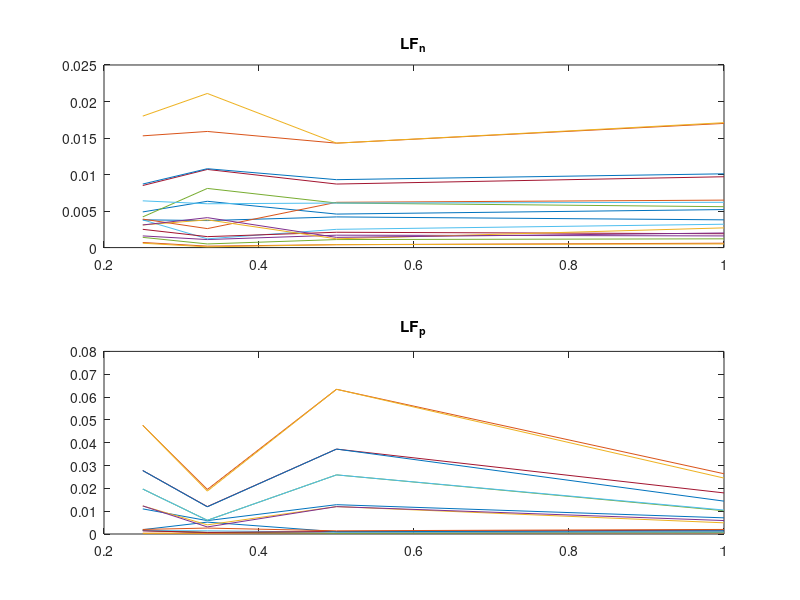

Recreate this plot in MATLAB. (Note: this script raises an error after producing the figure.)
load('baby_LF_threshold_data.mat');
nElevations = 7;
nAzimuths = 8;
nScales = 4;
zeros_vec = 1:(nElevations-1)*nAzimuths+1:((nElevations-1)*nAzimuths+1)*nScales;
LF_n = 1- LF_n;
LF_p = 1- LF_p;
LF_n_tensor = LF_n;
LF_p_tensor = LF_p;
LF_n_tensor(zeros_vec)=[];
LF_p_tensor(zeros_vec)=[];
LF_n_tensor = reshape(LF_n_tensor ,nScales,nElevations-1,nAzimuths);
LF_p_tensor = reshape(LF_p_tensor ,nScales,nElevations-1,nAzimuths);

LF_n_zeros = LF_n(zeros_vec);
LF_p_zeros = LF_p(zeros_vec);

figure()
subplot(2,1,1)
plot(1./(1:nScales),mean(LF_n_tensor,[2,3])...
    ,1./(1:nScales),min(LF_n_tensor,[],[2,3])...
    ,1./(1:nScales),max(LF_n_tensor,[],[2,3]))
title('LF_n')
subplot(2,1,2)
plot(1./(1:nScales),mean(LF_p_tensor,[2,3])...
    ,1./(1:nScales),min(LF_p_tensor,[],[2,3])...
    ,1./(1:nScales),max(LF_p_tensor,[],[2,3]))
title('LF_p')
suptitle('by scale')

figure()
subplot(2,1,1)
plot(1:(nElevations-1),mean(LF_n_tensor,[1,3])...
    ,1:(nElevations-1),min(LF_n_tensor,[],[1,3])...
    ,1:(nElevations-1),max(LF_n_tensor,[],[1,3]))
title('LF_n')
subplot(2,1,2)
plot(1:(nElevations-1),mean(LF_p_tensor,[1,3])...
    ,1:(nElevations-1),min(LF_p_tensor,[],[1,3])...
    ,1:(nElevations-1),max(LF_p_tensor,[],[1,3]))
title('LF_p')
suptitle('by elevation')

figure()
subplot(2,1,1)
plot(1:nAzimuths,squeeze(mean(LF_n_tensor,[1,2]))...
    ,1:nAzimuths,squeeze(min(LF_n_tensor,[],[1,2]))...
    ,1:nAzimuths,squeeze(max(LF_n_tensor,[],[1,2])))
title('LF_n')
subplot(2,1,2)
plot(1:nAzimuths,squeeze(mean(LF_p_tensor,[1,2]))...
    ,1:nAzimuths,squeeze(min(LF_p_tensor,[],[1,2]))...
    ,1:nAzimuths,squeeze(max(LF_p_tensor,[],[1,2])))
title('LF_p')
suptitle('by azimuths')

figure()
subplot(2,1,1)
plot(1./(1:nScales),LF_n_zeros)
title('LF_n')
subplot(2,1,2)
plot(1./(1:nScales),LF_p_zeros)
title('LF_p')
suptitle('zeros by scale')